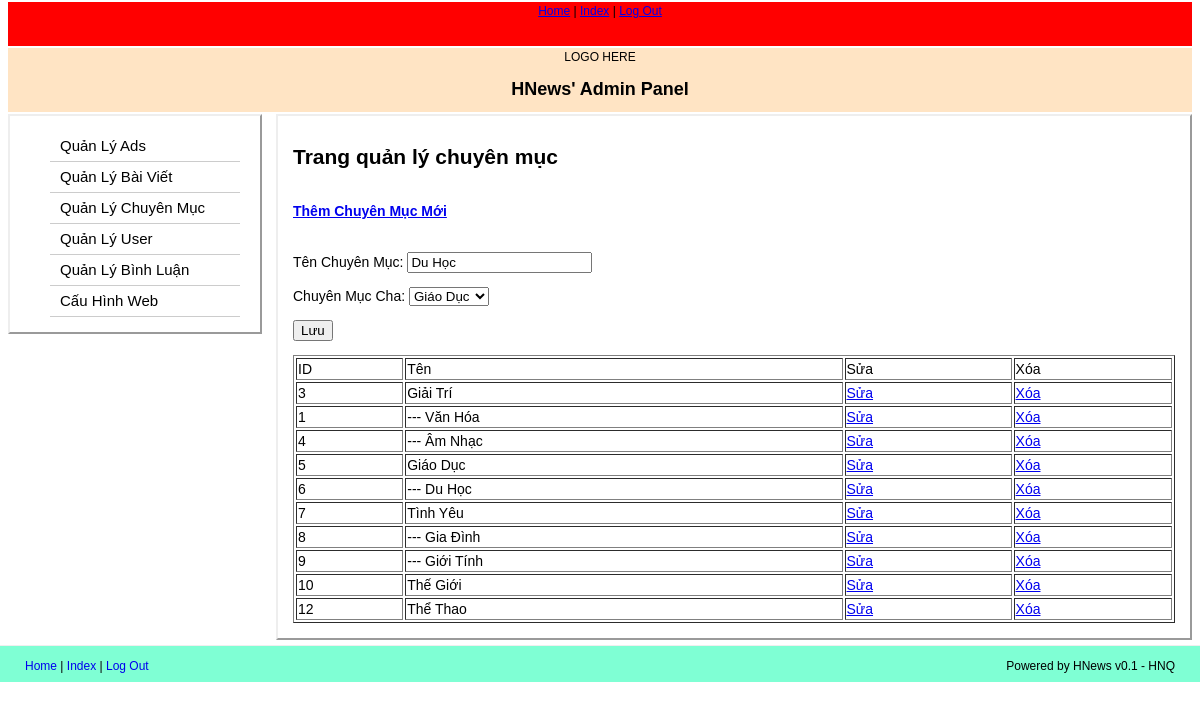
/assmin/index.php?admin=categories&do=edit&cmID=6 (signed in), run on the app's committed database.
### tables this page shows
CREATE TABLE IF NOT EXISTS `category` (
  `id` int(11) NOT NULL AUTO_INCREMENT,
  `category_name` varchar(255) NOT NULL,
  `ownercategory` int(11) NOT NULL,
  PRIMARY KEY (`id`)
);

### assmin/mcat.php (the view, shortened to what this page needs)
<a href="?admin=categories&do=form"><strong>Thêm Chuyên Mục Mới</strong></a><br /><br />
<?php
if(isset($_GET['do'])) {
	switch ($_GET['do']) {
		case 'edit':
				$ID = $_GET['cmID'];
				$query = "SELECT * FROM category WHERE id=".$ID;
				$result = mysql_query($query) or die ('Fuck');
				list($cmID,$cmTen,$cmCha) = mysql_fetch_array($result);
				echo "<form action='index.php?admin=categories&do=update&cmID=$ID' method='post'>";
				echo "<p>Tên Chuyên Mục: <input type='text' name='cmTen' value='".$cmTen."'></p>";
				echo "<p>Chuyên Mục Cha: <select name='cmCha'>";
				$query2 = "SELECT * FROM category WHERE ownercategory=0";
				$result2 = mysql_query($query2) or die ('Fuck');
				if($cmCha == 0) {
						echo "<option value='0' selected>Là Chuyên Mục Cha</option>";
				} else {
					while ($row2 = mysql_fetch_array($result2)) {
						if ($cmCha == $row2['id']) {
							echo "<option value='".$row2['id']."' selected>".$row2['category_name']."</option>";
						}
						else {
							echo "<option value='".$row2['id']."'>".$row2['category_name']."</option>";
						}
					}
				}
				echo "</select></p>";
				echo "<p><input type='submit' value='Lưu'></p>";
				echo "</form>";
			break;
	}
}
?>
<table width="100%" border="1">
	<tr>
		<td>ID</td>
		<td>Tên</td>
		<td>Sửa</td>
		<td>Xóa</td>
	</tr>
<?php
$query = "SELECT * FROM category WHERE ownercategory=0";
$result = mysql_query($query) or die(mysql_error());
while($row = mysql_fetch_array($result)) {
	echo "<tr>";
	echo "<td>".$row['id']."</td>";
	echo "<td>".$row['category_name']."</td>";
	echo "<td><a href='index.php?admin=categories&do=edit&cmID=".$row['id']."'>Sửa</a></td>";
	echo "<td><a href='index.php?admin=categories&do=delete&cmID=".$row['id']."'>Xóa</a></td>";
	echo "</tr>";
	$query2 = "SELECT * FROM category WHERE ownercategory=".$row['id'];
	$result2 = mysql_query($query2) or die('Fuck2');
	while($row2 = mysql_fetch_array($result2)) {
		echo "<tr>";
		echo "<td>".$row2['id']."</td>";
		echo "<td>--- ".$row2['category_name']."</td>";
		echo "<td><a href='index.php?admin=categories&do=edit&cmID=".$row2['id']."'>Sửa</a></td>";
		echo "<td><a href='index.php?admin=categories&do=delete&cmID=".$row2['id']."'>Xóa</a></td>";
		echo "</tr>";
	}
}
?>
</table>

### css/styles.css (style rules this page uses)
body { font-family: Arial, Tahoma, Calibri, Sans-serif; font-size: 12px; text-align: center; }
html, body { margin: 0px; padding: 0px; }

### data on the page
category: cmTen "Du Học", id "6", category_name "Du Học"
category: id "3", category_name "Giải Trí"
category: id "1", category_name "Văn Hóa"
category: id "4", category_name "Âm Nhạc"
category: id "5", category_name "Giáo Dục"
category: id "7", category_name "Tình Yêu"
category: id "8", category_name "Gia Đình"
category: id "9", category_name "Giới Tính"
category: id "10", category_name "Thế Giới"
category: id "12", category_name "Thể Thao"

### other printed values
form field cmCha "Giáo Dục"
